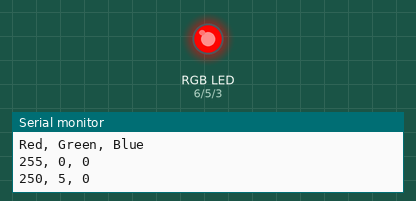
The sketch below on a simulated Arduino Uno, built with avr-gcc and run on an emulated ATmega328P. Shown: an RGB LED mixed from three pins (HIGH = lit), the last lines printed to the serial monitor. Dim RGB values are drawn brighter than linear.

Above: at 0.05 s.
At 0.75 s:
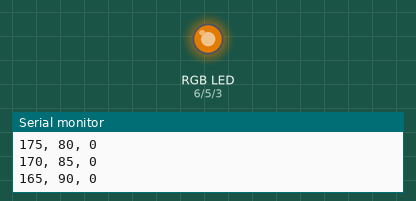
At 1.45 s:
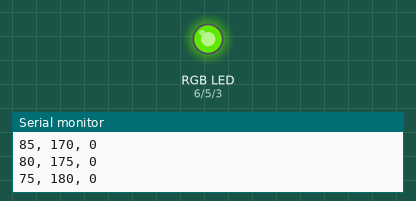
At 2.9 s:
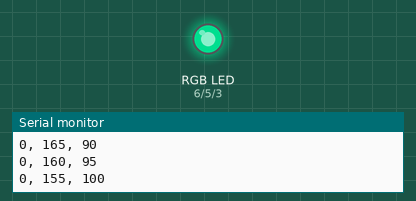
At 4.35 s:
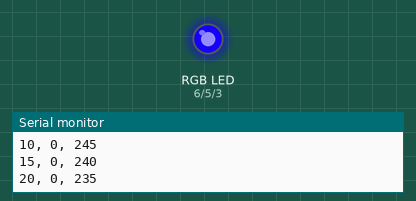
At 5.8 s:
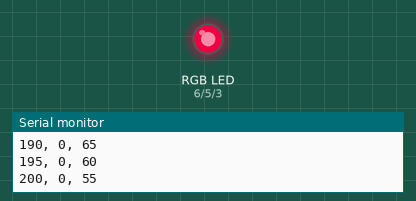
Timing chart, 0 to 8.1 s (numbered marks = the images above):
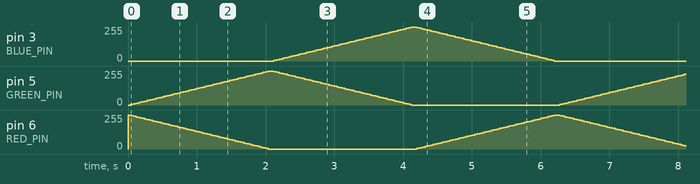

The sketch:

crossfadingRgbLeds.ino
```cpp
const int RED_PIN = 6; // pin for red part of RGB LED
const int GREEN_PIN  = 5; // pin for green part of RGB LED
const int BLUE_PIN  = 3; // pin for blue part of RGB LED
const boolean COMMON_ANODE = false; // whether the RGB LED is common anode or common cathode
const int MAX_COLOR_VALUE = 255; // the maximum color value
const int BAUD_RATE = 9600; // rate of serial
const int INTERVAL = 40; // interval between changing colors in milliseconds

enum RGB{
  RED,
  GREEN,
  BLUE,
  NUM_COLORS
};

int rgbLedValues[] = {255, 0, 0}; // Red, Green, Blue
enum RGB curFadingUpColor = GREEN;
enum RGB curFadingDownColor = RED;
const int FADE_STEP = 5;

unsigned long prevTime = 0; // last time the colors were updated

void setup() {
  // Set pins to output
  pinMode(RED_PIN, OUTPUT);
  pinMode(GREEN_PIN, OUTPUT);
  pinMode(BLUE_PIN, OUTPUT);

  // Turn on Serial for printing
  Serial.begin(BAUD_RATE);
  Serial.println("Red, Green, Blue");

  // Set initial color
  setColor(rgbLedValues[RED], rgbLedValues[GREEN], rgbLedValues[BLUE]);
}

void loop() {

  unsigned long currentTime = millis(); // get the current time in ms

  // if the difference between our current time and the
  // time we last updated is equal or greater than our time
  // interval then we should update again
  if (currentTime - prevTime >= INTERVAL) {
    prevTime = currentTime; // the last time we updated is now!

    // Increment and decrement the RGB LED values for the current
    // fade up color and the current fade down color
    rgbLedValues[curFadingUpColor] += FADE_STEP;
    rgbLedValues[curFadingDownColor] -= FADE_STEP;

    // If we reach the max color value for fading up, then set the
    // fading up color to the next color.
    // Note: the order of colors is given in enum
    if(rgbLedValues[curFadingUpColor] > MAX_COLOR_VALUE){
      rgbLedValues[curFadingUpColor] = MAX_COLOR_VALUE;
      curFadingUpColor = (RGB)((int)curFadingUpColor + 1);

      if(curFadingUpColor > (int)BLUE){
        curFadingUpColor = RED;
      }
    }

    // If we reach the max color value for fading down, then set the
    // fading down color to the next color.
    // Note: the order of colors is given in enum
    if(rgbLedValues[curFadingDownColor] < 0){
      rgbLedValues[curFadingDownColor] = 0;
      curFadingDownColor = (RGB)((int)curFadingDownColor + 1);

      if(curFadingDownColor > (int)BLUE){
        curFadingDownColor = RED;
      }
    }

    // Set the color and then wait
    setColor(rgbLedValues[RED], rgbLedValues[GREEN], rgbLedValues[BLUE]);
  }
}

/**
 * setColor has parameters red, green, and blue, which all represent
 * color values (between 0 and 255) for those respective LED colors.
 * A value of 0 is none of that color, and 255 is maximum of that color.
 */
void setColor(int red, int green, int blue)
{
  Serial.print(red);
  Serial.print(", ");
  Serial.print(green);
  Serial.print(", ");
  Serial.println(blue);

  // if LED is common anode reverse the color values
  if(COMMON_ANODE == true){
    red = MAX_COLOR_VALUE - red;
    green = MAX_COLOR_VALUE - green;
    blue = MAX_COLOR_VALUE - blue;
  }
  analogWrite(RED_PIN, red);
  analogWrite(GREEN_PIN, green);
  analogWrite(BLUE_PIN, blue);
}
```

Blinker.cpp
```cpp
#include "Blinker.h"

/**
* This Blinker constructor takes parameters pin and blinkInterval,
* pin specifies the output pin, and blinkInterval specifies the time
* in between each blink of the LED
*/
Blinker::Blinker(const int pin, const unsigned long blinkInterval) :
  _pin(pin), _interval(blinkInterval) // initialize const like this in C++
{
  _state = LOW;
  _prevTime = 0;
  pinMode(_pin, OUTPUT);
}

/**
* Calculates whether to toggle output state based on the set interval
* Call this function once per loop()
*/
void Blinker::update() {
  unsigned long currentTime = millis();

  if (currentTime - _prevTime >= _interval) {
    _prevTime = currentTime;
    _state = !_state;
    digitalWrite(_pin, _state);
  }
}
```

Blinker.h
```cpp
/**
 * This class toggles output between HIGH and LOW for a given pin
 * based on the provided "blink" interval
 *
 * Usage:
 *  Blinker _ledBlinker(3, 200); // blinks Pin 3 on/off every 200 ms
 *
 *  loop(){
 *    _ledBlinker.update();
 *  }
 */

#include <Arduino.h>

class Blinker{

  private:
    const int _pin;                 // output pin
    const unsigned long _interval;  // blink interval in ms

    int _state;                     // current state (either HIGH OR LOW)
    unsigned long _prevTime;        // last state toggle in ms

  public:
    Blinker(const int pin, const unsigned long blinkInterval);
    void update();
};
```
